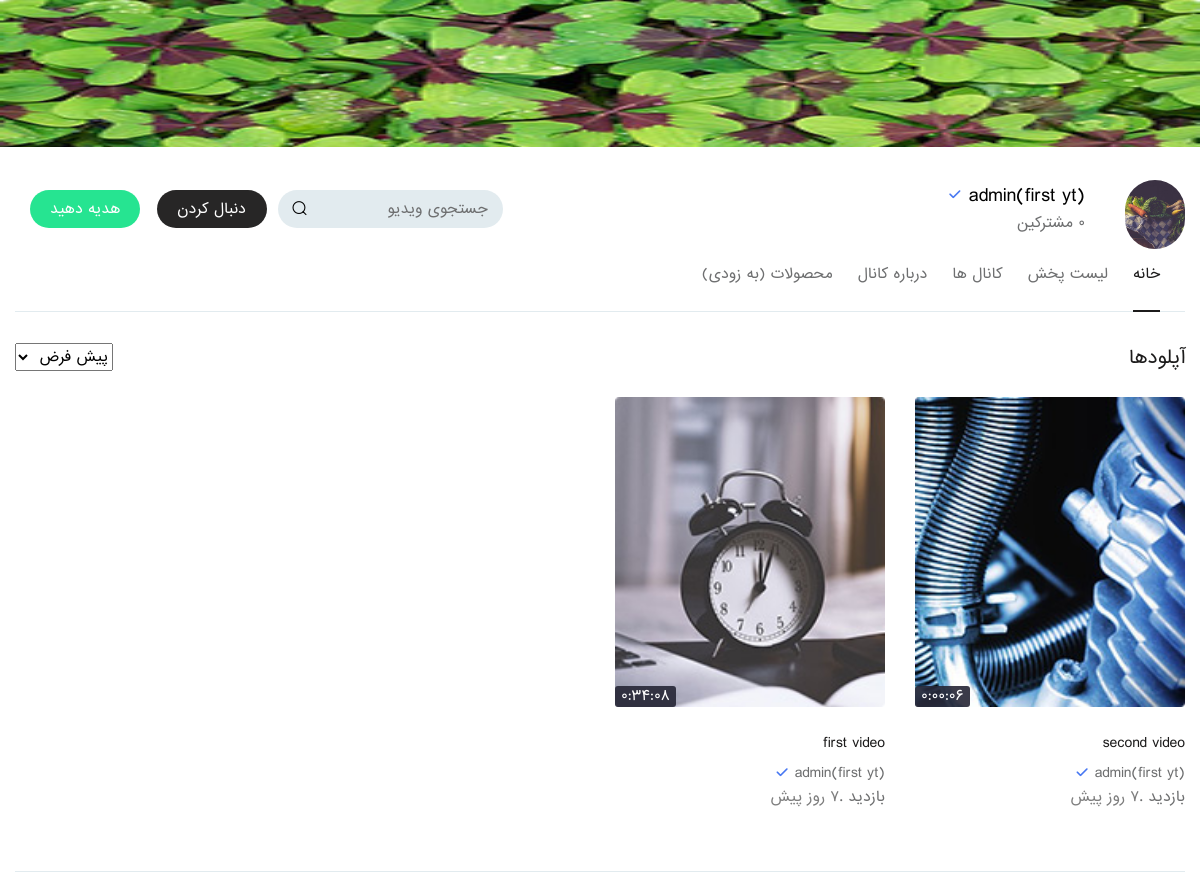
/channel_home_page/1/, run on the app's committed database.
### account/models.py (models this page shows, shortened)
class Profile(models.Model):
    user = models.ForeignKey(User,on_delete=models.CASCADE)
    follow = models.ManyToManyField('Profile')
    channel_name = models.CharField(max_length=30,null=True,unique=True)
    image = models.ImageField(null=True,blank=True)
    banner = models.ImageField(null=True,blank=True)
    description = models.TextField()
    links = RichTextField(null=True)
    created_date = models.DateTimeField(auto_now_add=True)
    updated_date = models.DateTimeField(auto_now=True)
    @property
    def count_followers(self):
        followers_count = Profile.follow.through.objects.filter(to_profile=self).count()
        return followers_count
    @property
    def all_yt_videos(self):
        videos = self.video_set.filter(published=True)
        return videos
    @property
    def all_yt_visit(self):
        videos = self.video_set.filter(published=True)
        visit_count = 0
        for obj in videos:
            visit_count += obj.visited
        return visit_count

### youtube/models.py (models this page shows, shortened)
class Video(models.Model):
    youtuber = models.ForeignKey('account.Profile',on_delete=models.CASCADE)
    title = models.CharField(max_length=255)
    description = RichTextUploadingField()
    category = models.ForeignKey('Category',on_delete=models.PROTECT,null=True)
    video = models.FileField(upload_to=get_upload_path)
    video_time = models.CharField(max_length=15,null=True,blank=True)
    thumbnail = models.ImageField(upload_to=get_upload_path)
    monetize = models.BooleanField(default=True)
    tags = models.ManyToManyField('VideoTag')
    pin_comment = models.CharField(max_length=10,null=True,blank=True)
    like = models.ManyToManyField('account.Profile',related_name='like')
    published = models.BooleanField(default=False)
    show = models.BooleanField(default=True)
    created = models.DateTimeField(auto_now_add=True)
    updated = models.DateTimeField(auto_now=True)
    objects = VideoManager()
    @property
    def days_passed(self):
        today = datetime.now(timezone.utc)
        days_passed = today - self.created
        return f"{days_passed.days} روز پیش" if days_passed.days != 0 else 'امروز'
    @property
    def visited(self):
        hit_count = get_hitcount_model().objects.get_for_object(self)
        return hit_count.hits

### youtube/views.py (the view)
# urls.py: path('channel_home_page/<id>/',views.channel_home_page,name='channel_home_page'),
def channel_home_page(request,id):
    yt_profile = get_object_or_404(Profile,id=id)
    order_by = request.GET.get('orderby')
    if order_by:
        all_video = yt_profile.video_set.filter(published=True).order_by(order_by)
    else :
        all_video = yt_profile.video_set.filter(published=True).order_by('-created')
    play_lists = PlayList.objects.filter(profile=yt_profile)
    is_followed = False
    if request.user.is_authenticated:
        if yt_profile in request.profile.follow.all():
            is_followed = True
    context = {
        'yt_profile' : yt_profile,
        'videos' : all_video,
        'is_followed' : is_followed,
        'play_lists' : play_lists,
        'order_by' : order_by,
    }
    return render(request,'channel_home_page.html',context)

### templates/channel_home_page.html (shortened to what this page needs)
{% extends 'base.html' %}
{% load static %}
{% block body %}
<section class="channel-cover">
	{% if yt_profile.banner %}
	<img src="{{yt_profile.banner.url}}" style="height: 147px;" alt="">
	{% else %}
	<img src="{% static 'images/resources/channel-banner.jpg' %}" alt="">
	{% endif %}
</section>
<section class="videso_section">
	<div class="info-pr-sec">
		<div class="container">
			<div class="vcp_inf cr">
				<span class="vc_hd">
					<img src="{{yt_profile.image.url}}" alt="">
				</span>
				<div class="vc_info pr">
					<h4> {{yt_profile.channel_name}} <span class="verify_ic"><i class="icon-tick"></i></span></h4>
					<span>{{yt_profile.count_followers}} مشترکین</span>
				</div>
			</div>
			<ul class="chan_cantrz">
				<li>
					{% if is_followed %}
					<a href="#" id="follow-button" title=""  class="subscribe">دنبال می کنید</a>
					{% else %}
					<a href="#" id="follow-button" title=""  class="subscribe">دنبال کردن</a>
					{% endif %}
				</li>
				<li>
					<a href="#" title="" class="donate"> هدیه دهید </a>
				</li>
			</ul>
			<div class="search_form">
				<form>
					<input type="text" name="search" placeholder="جستجوی ویدیو">
					<button type="submit">
						<i class="icon-search"></i>
					</button>
				</form>
			</div>
			<div class="clearfix"></div>
		</div>
	</div>
	<div class="history-lst tbY">
		<div class="container">
			<ul class="nav nav-tabs" id="myTab" role="tablist">
				<li class="nav-item">
				<a class="nav-link active" id="videos_taab" data-toggle="tab" href="#vvideo_tabz" role="tab" aria-controls="videos_taab" aria-selected="true">خانه </a>
				</li>
				<li class="nav-item">
				<a class="nav-link" id="playlist-tab" data-toggle="tab" href="#playlist_tab" role="tab" aria-controls="playlist-tab" aria-selected="false"> لیست پخش</a>
				</li>
				<li class="nav-item">
				<a class="nav-link" id="channels-tab" data-toggle="tab" href="#channels_tab" role="tab" aria-controls="channels-tab" aria-selected="false">کانال ها</a>
				</li>
				<li class="nav-item">
				<a class="nav-link" id="about-tab" data-toggle="tab" href="#about_tab" role="tab" aria-controls="about-tab" aria-selected="false">درباره کانال</a>
				</li>
				<li class="nav-item">
				<a class="nav-link" id="amazon-tab" data-toggle="tab" href="#amazong-tb" role="tab" aria-controls="amazon-tab" aria-selected="false">محصولات (به زودی)</a>
				</li>
			</ul>
		</div>
	</div>
	<div class="tab-content p-0" id="myTabContent">
		<div class="tab-pane fade show active" id="vvideo_tabz" role="tabpanel" aria-labelledby="videos_taab">
			<div class="videso_tb_details">
				<div class="container">
					<div class="vidz_sec">
						<h3>آپلودها</h3>
							<select style="float: left;" id="order-select" name="orderby" class="orderby" aria-label="Shop order">
								<option value="-created">پیش فرض</option>
							</select>
						<div class="clearfix"></div>
						<div class="vidz_list">
							<div class="row">
								{% for video in videos %}
								<div class="col-lg-3 col-md-3 col-sm-6 col-6 full_wdth">
									<div class="videoo">
										<div class="vid_thumbainl">
											<a href="{% url 'youtube:video_detail' video.id %}" title="{{video.category.name}}">
												<img src="{{video.thumbnail.url}}" alt="{{video.title}}">
												<span class="vid-time">{{video.video_time}}</span>
											</a>
										</div>
										<div class="video_info">
											<h3><a href="{% url 'youtube:video_detail' video.id %}" title="{{video.title}}">{{video.title|truncatechars:35}}</a></h3>
											<h4><a href="#" title="مشاهده کانال">{{video.youtuber.channel_name}}</a> <span class="verify_ic"><i class="icon-tick"></i></span></h4>
											<span>{{video.visited}} بازدید .<small class="posted_dt">{{video.days_passed}}</small></span>
										</div>
									</div>
								</div>
								{% endfor %}
							</div>
						</div>
					</div>
				</div>
			</div>
		</div>
	</div>
</section>
{% endblock body %}

### static/css/thumbs-embedded.css (style rules this page uses)
[class^="icon-"]:before, [class*=" icon-"]:before { font-family: "thumbs"; font-style: normal; font-weight: normal; speak: none; display: inline-block; text-decoration: inherit; width: 1em; margin-right: .2em; text-align: center; font-variant: normal; text-transform: none; line-height: 1em; margin-left: .2em; }
.icon-search:before { content: '\e824'; }
.icon-tick:before { content: '\e82d'; }

### static/css/responsive.css (style rules this page uses)
@media (max-width: 1450px) { .search_form { width: 540px; } }
@media (max-width: 1450px) { .search_form form { width: 100%;margin: 0; } }
@media (max-width: 1366px) { .search_form { width: 37%; } }
@media (max-width: 1200px) { .search_form { width: 35%; } }
@media (max-width: 1200px) { .container { max-width: 100%;padding: 0 15px; } }
@media (max-width: 1200px) { .video_info > h4 { font-size: 14px; } }
@media (max-width: 1200px) { .info-pr-sec .search_form { width: 225px; } }
@media (max-width: 1200px) { .videso_section .vc_info.pr { padding-left: 20px; } }

### static/css/color.css (style rules this page uses)
.vid_thums li a.active, .vid_thums li a:hover, .verify_ic i, .cmt-pr li span:hover a, .cmt-pr li span:hover i, .rt-cmt:hover, .coments > a:hover, .suggestions p a .mm_menu li:hover a, .mm_menu li:hover i, .m_linkz .mm_menu li a:hover, .social_links li a:hover, .abt-rw.tgs ul li a, .more-ch:hover, .lnks li a:hover, .search_form form button:hover { color:#4878f2; }

### data on the page
Profile: banner (picture), image (picture)
Video: thumbnail (picture), video_time "0:00:06", title "second video", youtuber.channel_name "admin(first yt)", days_passed "7 روز پیش"
Video: thumbnail (picture), video_time "0:34:08", title "first video", youtuber.channel_name "admin(first yt)", days_passed "7 روز پیش"
